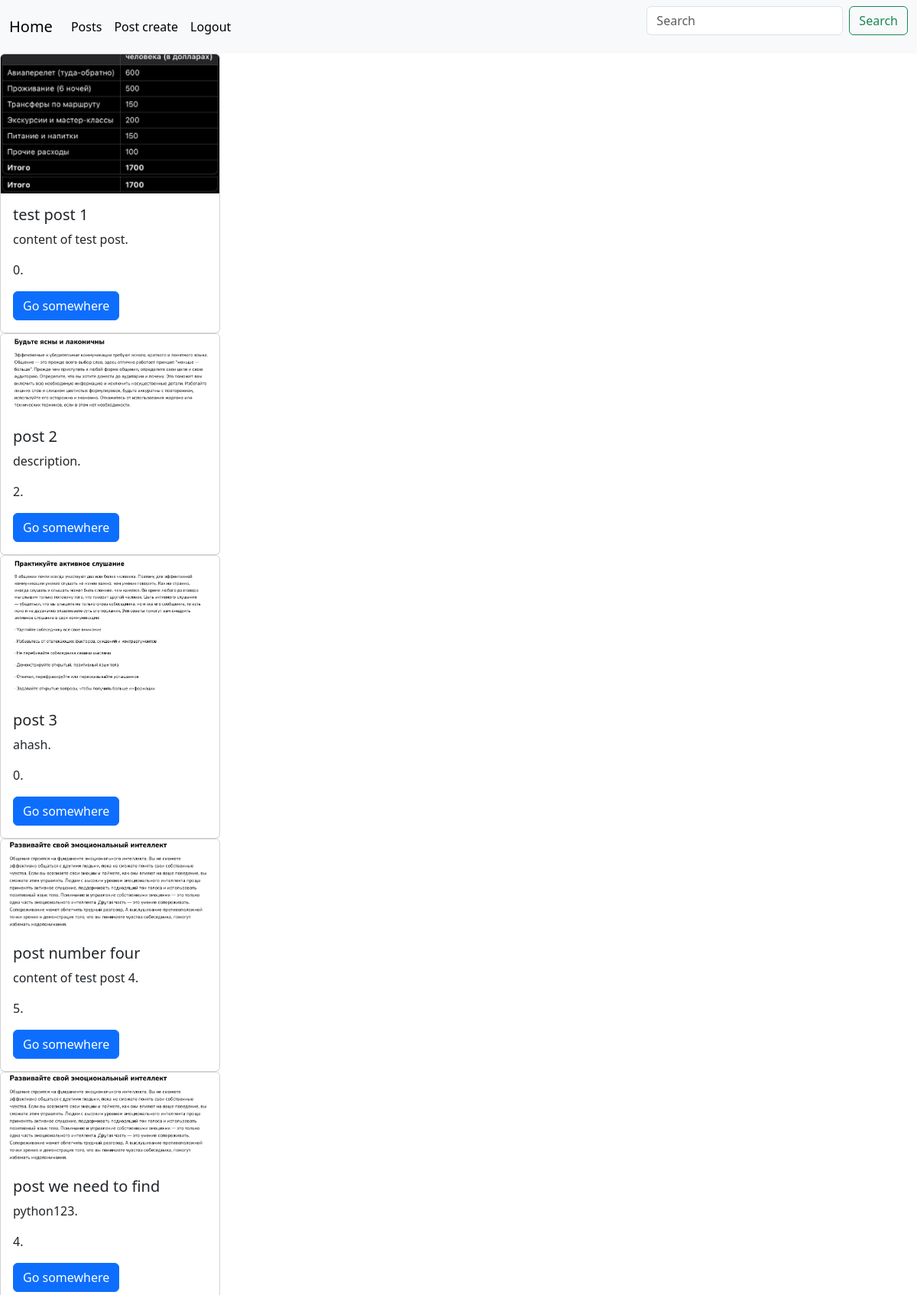
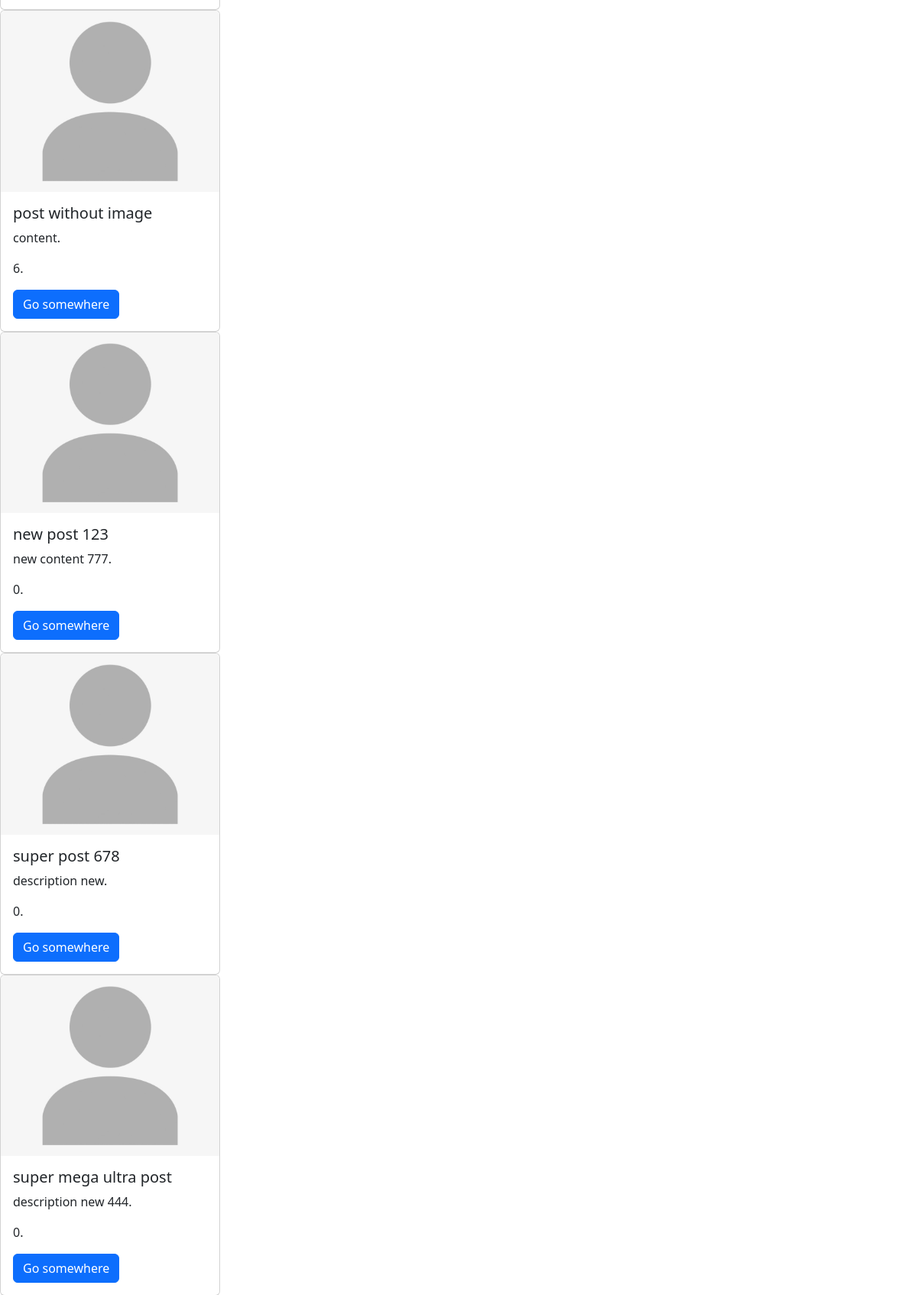
The page /posts/ (signed in, upper part) on the database its author committed (2 pictures, top to bottom).
### posts/models.py (models this page shows, shortened)
class Post(models.Model):
    image = models.ImageField(null = True, blank = True)
    title = models.CharField(max_length = 256)
    content = models.CharField(max_length = 456)
    rate = models.IntegerField(default = 0, null = True)
    category = models.ForeignKey(Category, on_delete = models.CASCADE, null = True)
    tags = models.ManyToManyField(Tag)
    created_at = models.DateTimeField(auto_now_add = True, null = True)
    updated_at = models.DateTimeField(auto_now = True, null = True)

### posts/views.py (the view)
# urls.py: path("posts/", post_list_view),
@login_required(login_url = "/login")
def post_list_view(request):
    if request.method == "GET":
        posts = Post.objects.all()
        return render(request, "posts/post_list.html", context = {"posts": posts})

### templates/posts/post_list.html
{% extends 'base.html' %}
{% load static %}
{% block content %}
{% for post in posts %}
<div class="card" style="width: 18rem;">
  {% if post.image %}
  <img src="{{ post.image.url }}" class="card-img-top" alt="...">
  {% else %}
  <img src="{% static 'placeholder-image-person-jpg.jpg' %}" class="card-img-top" alt="...">
  {% endif %}
  <div class="card-body">
    <h5 class="card-title">{{ post.title }}</h5>
    <p class="card-text">{{ post.content }}.</p>
    <p class="card-text">{{ post.rate }}.</p>
    <a href="/posts/{{ post.id }}" class="btn btn-primary">Go somewhere</a>
  </div>
</div>
{% endfor %}
{% endblock %}

### rows shown on the page
Post: image (picture), title "test post 1", content "content of test post", rate "0"
Post: image (picture), title "post 2", content "description", rate "2"
Post: image (picture), title "post 3", content "ahash", rate "0"
Post: image (picture), title "post number four", content "content of test post 4", rate "5"
Post: image (picture), title "post we need to find", content "python123", rate "4"
Post: title "post without image", content "content", rate "6"
Post: title "new post 123", content "new content 777", rate "0"
Post: title "super post 678", content "description new", rate "0"
Post: title "super mega ultra post", content "description new 444", rate "0"
